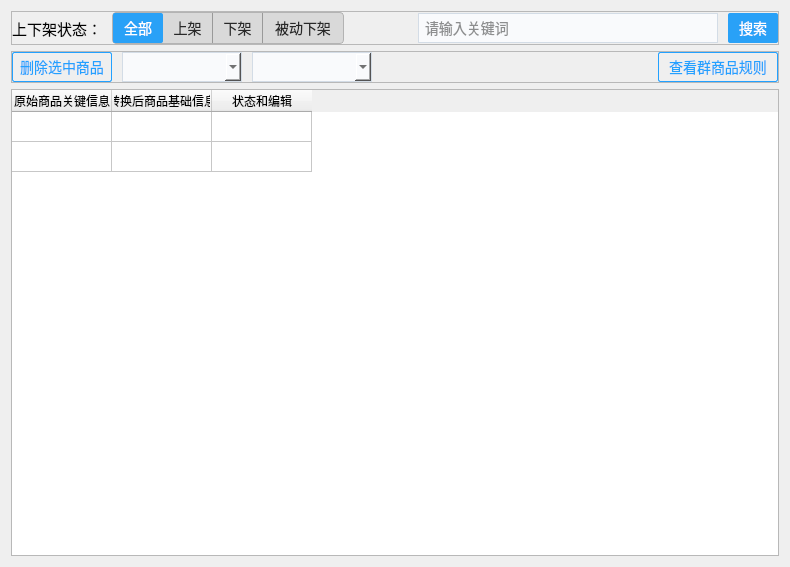
<?xml version="1.0" encoding="UTF-8"?>
<ui version="4.0">
 <class>PublishManager</class>
 <widget class="QWidget" name="PublishManager">
  <property name="geometry">
   <rect>
    <x>0</x>
    <y>0</y>
    <width>790</width>
    <height>567</height>
   </rect>
  </property>
  <property name="windowTitle">
   <string>Form</string>
  </property>
  <layout class="QGridLayout" name="gridLayout">
   <item row="0" column="0">
    <widget class="QFrame" name="HeadFrame">
     <property name="styleSheet">
      <string notr="true"/>
     </property>
     <property name="frameShape">
      <enum>QFrame::StyledPanel</enum>
     </property>
     <property name="frameShadow">
      <enum>QFrame::Raised</enum>
     </property>
     <layout class="QHBoxLayout" name="horizontalLayout_2">
      <property name="spacing">
       <number>10</number>
      </property>
      <property name="leftMargin">
       <number>0</number>
      </property>
      <property name="topMargin">
       <number>0</number>
      </property>
      <property name="rightMargin">
       <number>0</number>
      </property>
      <property name="bottomMargin">
       <number>0</number>
      </property>
      <item>
       <widget class="QLabel" name="label">
        <property name="minimumSize">
         <size>
          <width>0</width>
          <height>30</height>
         </size>
        </property>
        <property name="maximumSize">
         <size>
          <width>16777215</width>
          <height>30</height>
         </size>
        </property>
        <property name="font">
         <font>
          <family>Agency FB</family>
          <pointsize>11</pointsize>
         </font>
        </property>
        <property name="styleSheet">
         <string notr="true">QLable{font:14px; color:#282828;}</string>
        </property>
        <property name="text">
         <string>上下架状态：</string>
        </property>
       </widget>
      </item>
      <item>
       <widget class="QFrame" name="frame">
        <property name="styleSheet">
         <string notr="true">QFrame {background-color: #d9d9d9;border-radius: 4px;border: 1px solid #b3b3b3;}</string>
        </property>
        <property name="frameShape">
         <enum>QFrame::StyledPanel</enum>
        </property>
        <property name="frameShadow">
         <enum>QFrame::Raised</enum>
        </property>
        <layout class="QHBoxLayout" name="horizontalLayout">
         <property name="spacing">
          <number>0</number>
         </property>
         <property name="leftMargin">
          <number>0</number>
         </property>
         <property name="topMargin">
          <number>0</number>
         </property>
         <property name="rightMargin">
          <number>0</number>
         </property>
         <property name="bottomMargin">
          <number>0</number>
         </property>
         <item>
          <widget class="QPushButton" name="pushButtonAll">
           <property name="minimumSize">
            <size>
             <width>50</width>
             <height>30</height>
            </size>
           </property>
           <property name="maximumSize">
            <size>
             <width>16777215</width>
             <height>30</height>
            </size>
           </property>
           <property name="styleSheet">
            <string notr="true">QPushButton:!checked{border-right: 1px solid #999999;border-left: 0px; border-top: 0px; border-bottom: 0px;font:14px;background:transparent;color:#282828;}
QPushButton:checked{font: 14px;color: #ffffff;background-color:#29a1f7;border:0px;border-radius:2px;}
</string>
           </property>
           <property name="text">
            <string>全部</string>
           </property>
           <property name="checkable">
            <bool>true</bool>
           </property>
           <property name="checked">
            <bool>true</bool>
           </property>
          </widget>
         </item>
         <item>
          <widget class="QPushButton" name="pushButtonPutaway">
           <property name="minimumSize">
            <size>
             <width>50</width>
             <height>30</height>
            </size>
           </property>
           <property name="maximumSize">
            <size>
             <width>50</width>
             <height>30</height>
            </size>
           </property>
           <property name="cursor">
            <cursorShape>PointingHandCursor</cursorShape>
           </property>
           <property name="styleSheet">
            <string notr="true">QPushButton:!checked{border-right: 1px solid #999999;border-left: 0px; border-top: 0px; border-bottom: 1px;font:14px;background:transparent;color:#282828;}
QPushButton:checked{font: 14px;color: #ffffff;background-color:#29a1f7;border:0px;border-radius:2px;}</string>
           </property>
           <property name="text">
            <string>上架</string>
           </property>
           <property name="checkable">
            <bool>true</bool>
           </property>
          </widget>
         </item>
         <item>
          <widget class="QPushButton" name="pushButtonUnshelve">
           <property name="minimumSize">
            <size>
             <width>50</width>
             <height>30</height>
            </size>
           </property>
           <property name="maximumSize">
            <size>
             <width>50</width>
             <height>30</height>
            </size>
           </property>
           <property name="cursor">
            <cursorShape>PointingHandCursor</cursorShape>
           </property>
           <property name="styleSheet">
            <string notr="true">QPushButton:!checked{border-right: 1px solid #999999;border-left: 0px; border-top: 0px; border-bottom:0px;font:14px;background:transparent;color:#282828;}
QPushButton:checked{font: 14px;color: #ffffff;background-color:#29a1f7;border:0px;border-radius:2px;}
</string>
           </property>
           <property name="text">
            <string>下架</string>
           </property>
           <property name="checkable">
            <bool>true</bool>
           </property>
          </widget>
         </item>
         <item>
          <widget class="QPushButton" name="pushButtonPutawayFail">
           <property name="minimumSize">
            <size>
             <width>80</width>
             <height>30</height>
            </size>
           </property>
           <property name="maximumSize">
            <size>
             <width>80</width>
             <height>30</height>
            </size>
           </property>
           <property name="cursor">
            <cursorShape>PointingHandCursor</cursorShape>
           </property>
           <property name="styleSheet">
            <string notr="true">QPushButton:!checked{border-right: 0px solid #999999;border-left: 0px; border-top: 0px; border-bottom: 0px;font:14px;background:transparent;color:#282828;}
QPushButton:checked{font: 14px;color: #ffffff;background-color:#29a1f7;border:0px;border-radius:2px;}

</string>
           </property>
           <property name="text">
            <string>被动下架</string>
           </property>
           <property name="checkable">
            <bool>true</bool>
           </property>
          </widget>
         </item>
        </layout>
       </widget>
      </item>
      <item>
       <spacer name="horizontalSpacer">
        <property name="orientation">
         <enum>Qt::Horizontal</enum>
        </property>
        <property name="sizeHint" stdset="0">
         <size>
          <width>181</width>
          <height>20</height>
         </size>
        </property>
       </spacer>
      </item>
      <item>
       <widget class="QLineEdit" name="lineEditSearch">
        <property name="minimumSize">
         <size>
          <width>300</width>
          <height>30</height>
         </size>
        </property>
        <property name="maximumSize">
         <size>
          <width>300</width>
          <height>30</height>
         </size>
        </property>
        <property name="styleSheet">
         <string notr="true">QLineEdit{background:#f9fafc;border:1px solid #d3dce6;padding:0px 4px 0px 4px;color:#222222;font:14px;}
QLineEdit:focus{background:#ffffff;border:1px solid #20a0ff;padding:0px 4px 0px 4px;color:#222222;font:14px;}
QLineEdit:disabled{background:#f3f5f7;border:1px solid #d3dce6;padding:0px 4px 0px 4px;color:#c9d0d5;font:14px;}</string>
        </property>
        <property name="placeholderText">
         <string>请输入关键词</string>
        </property>
       </widget>
      </item>
      <item>
       <widget class="QPushButton" name="pushButtonSearch">
        <property name="minimumSize">
         <size>
          <width>50</width>
          <height>30</height>
         </size>
        </property>
        <property name="maximumSize">
         <size>
          <width>50</width>
          <height>30</height>
         </size>
        </property>
        <property name="styleSheet">
         <string notr="true">.QPushButton{font: 14px;color: #ffffff;background-color:#29a1f7;border:0px;border-radius:2px;}
.QPushButton:hover{background-color:#4ab0fb;border:0px;border-radius:2px;}
.QPushButton:pressed{background-color:#2087d3;border:0px;border-radius:2px;}</string>
        </property>
        <property name="text">
         <string>搜索</string>
        </property>
       </widget>
      </item>
     </layout>
    </widget>
   </item>
   <item row="1" column="0">
    <widget class="QFrame" name="MenuFrame">
     <property name="frameShape">
      <enum>QFrame::StyledPanel</enum>
     </property>
     <property name="frameShadow">
      <enum>QFrame::Raised</enum>
     </property>
     <layout class="QHBoxLayout" name="horizontalLayout_3">
      <property name="spacing">
       <number>10</number>
      </property>
      <property name="leftMargin">
       <number>0</number>
      </property>
      <property name="topMargin">
       <number>0</number>
      </property>
      <property name="rightMargin">
       <number>0</number>
      </property>
      <property name="bottomMargin">
       <number>0</number>
      </property>
      <item>
       <widget class="QPushButton" name="pushButtonDel">
        <property name="minimumSize">
         <size>
          <width>100</width>
          <height>30</height>
         </size>
        </property>
        <property name="maximumSize">
         <size>
          <width>16777215</width>
          <height>30</height>
         </size>
        </property>
        <property name="cursor">
         <cursorShape>PointingHandCursor</cursorShape>
        </property>
        <property name="styleSheet">
         <string notr="true">QPushButton{border:1px solid #23a1ff; font:14px;color:#23a1ff;background:transparent;border-radius:2px;}
QPushButton:hover{border:0px solid #29a1f7; font:14px;color:white;background-color:#29a1f7;}
QPushButton:pressed{border:0px solid #29a1f7; font:14px;color:white;background-color:#29a1f7;}</string>
        </property>
        <property name="text">
         <string>删除选中商品</string>
        </property>
       </widget>
      </item>
      <item>
       <widget class="QComboBox" name="comboBoxUnshelve">
        <property name="minimumSize">
         <size>
          <width>120</width>
          <height>30</height>
         </size>
        </property>
        <property name="maximumSize">
         <size>
          <width>120</width>
          <height>30</height>
         </size>
        </property>
        <property name="focusPolicy">
         <enum>Qt::NoFocus</enum>
        </property>
        <property name="styleSheet">
         <string notr="true">QComboBox{background:#F9FAFC;border:1px solid #d3dce6;color:#222222;font:14px;}
QComboBox:focus{background:#ffffff;border:1px solid #20a0ff;color:#222222;font:14px;}
QComboBox:on{background:#ffffff;border:1px solid #20a0ff;color:#222222;font:14px;}
QComboBox:disabled{background:#f3f5f7;border:1px solid #d3dce6;color:#c9d0d5;font:14px;}
QComboBox::drop-down{margin:3px 0px 3px 0px;width:24px;border-image: url(:/Resources/drop-down_nor.png);}
QComboBox::drop-down:hover{margin:3px 0px 3px 0px;width:24px;border-image: url(:/Resources/drop-down_hover.png);}
QComboBox::drop-down:pressed{margin:3px 0px 3px 0px;width:24px;border-image: url(:/Resources/drop-down_press.png);}
QComboBox QAbstractItemView{border:1px solid #20a0ff;}
QComboBox QAbstractItemView::item{height: 30px;}
QComboBox QAbstractItemView::item:selected{background-color: #2087d3;}</string>
        </property>
       </widget>
      </item>
      <item>
       <widget class="QComboBox" name="comboBoxPutaway">
        <property name="minimumSize">
         <size>
          <width>120</width>
          <height>30</height>
         </size>
        </property>
        <property name="maximumSize">
         <size>
          <width>120</width>
          <height>30</height>
         </size>
        </property>
        <property name="focusPolicy">
         <enum>Qt::NoFocus</enum>
        </property>
        <property name="styleSheet">
         <string notr="true">QComboBox{background:#F9FAFC;border:1px solid #d3dce6;color:#222222;font:14px;}
QComboBox:focus{background:#ffffff;border:1px solid #20a0ff;color:#222222;font:14px;}
QComboBox:on{background:#ffffff;border:1px solid #20a0ff;color:#222222;font:14px;}
QComboBox:disabled{background:#f3f5f7;border:1px solid #d3dce6;color:#c9d0d5;font:14px;}
QComboBox::drop-down{margin:3px 0px 3px 0px;width:24px;border-image: url(:/Resources/drop-down_nor.png);}
QComboBox::drop-down:hover{margin:3px 0px 3px 0px;width:24px;border-image: url(:/Resources/drop-down_hover.png);}
QComboBox::drop-down:pressed{margin:3px 0px 3px 0px;width:24px;border-image: url(:/Resources/drop-down_press.png);}
QComboBox QAbstractItemView{border:1px solid #20a0ff;}
QComboBox QAbstractItemView::item{height: 30px;}
QComboBox QAbstractItemView::item:selected{background-color: #2087d3;}</string>
        </property>
       </widget>
      </item>
      <item>
       <spacer name="horizontalSpacer_2">
        <property name="orientation">
         <enum>Qt::Horizontal</enum>
        </property>
        <property name="sizeHint" stdset="0">
         <size>
          <width>405</width>
          <height>20</height>
         </size>
        </property>
       </spacer>
      </item>
      <item>
       <widget class="QPushButton" name="pushButtonDetail">
        <property name="minimumSize">
         <size>
          <width>120</width>
          <height>30</height>
         </size>
        </property>
        <property name="maximumSize">
         <size>
          <width>120</width>
          <height>30</height>
         </size>
        </property>
        <property name="styleSheet">
         <string notr="true">QPushButton{border:1px solid #23a1ff; font:14px;color:#23a1ff;background:transparent;border-radius:2px;}
QPushButton:hover{border:0px solid #29a1f7; font:14px;color:white;background-color:#29a1f7;}
QPushButton:pressed{border:0px solid #29a1f7; font:14px;color:white;background-color:#29a1f7;}</string>
        </property>
        <property name="text">
         <string>查看群商品规则</string>
        </property>
       </widget>
      </item>
     </layout>
    </widget>
   </item>
   <item row="2" column="0">
    <widget class="QTableWidget" name="tableWidget_2">
     <property name="minimumSize">
      <size>
       <width>0</width>
       <height>200</height>
      </size>
     </property>
     <property name="focusPolicy">
      <enum>Qt::NoFocus</enum>
     </property>
     <property name="styleSheet">
      <string notr="true"/>
     </property>
     <property name="editTriggers">
      <set>QAbstractItemView::NoEditTriggers</set>
     </property>
     <property name="dragDropOverwriteMode">
      <bool>false</bool>
     </property>
     <property name="selectionMode">
      <enum>QAbstractItemView::NoSelection</enum>
     </property>
     <property name="selectionBehavior">
      <enum>QAbstractItemView::SelectRows</enum>
     </property>
     <property name="showGrid">
      <bool>true</bool>
     </property>
     <property name="rowCount">
      <number>2</number>
     </property>
     <attribute name="horizontalHeaderDefaultSectionSize">
      <number>100</number>
     </attribute>
     <attribute name="horizontalHeaderMinimumSectionSize">
      <number>30</number>
     </attribute>
     <attribute name="horizontalHeaderStretchLastSection">
      <bool>false</bool>
     </attribute>
     <attribute name="verticalHeaderVisible">
      <bool>false</bool>
     </attribute>
     <attribute name="verticalHeaderHighlightSections">
      <bool>false</bool>
     </attribute>
     <attribute name="verticalHeaderStretchLastSection">
      <bool>false</bool>
     </attribute>
     <row/>
     <row/>
     <column>
      <property name="text">
       <string>原始商品关键信息</string>
      </property>
     </column>
     <column>
      <property name="text">
       <string>转换后商品基础信息</string>
      </property>
     </column>
     <column>
      <property name="text">
       <string>状态和编辑</string>
      </property>
     </column>
    </widget>
   </item>
  </layout>
 </widget>
 <resources/>
 <connections/>
</ui>
